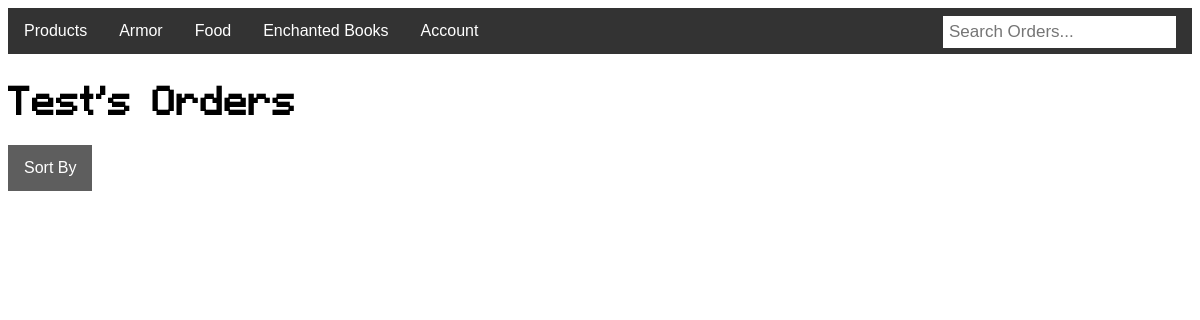
/orders (signed in), run on an earlier commit of the app's database.
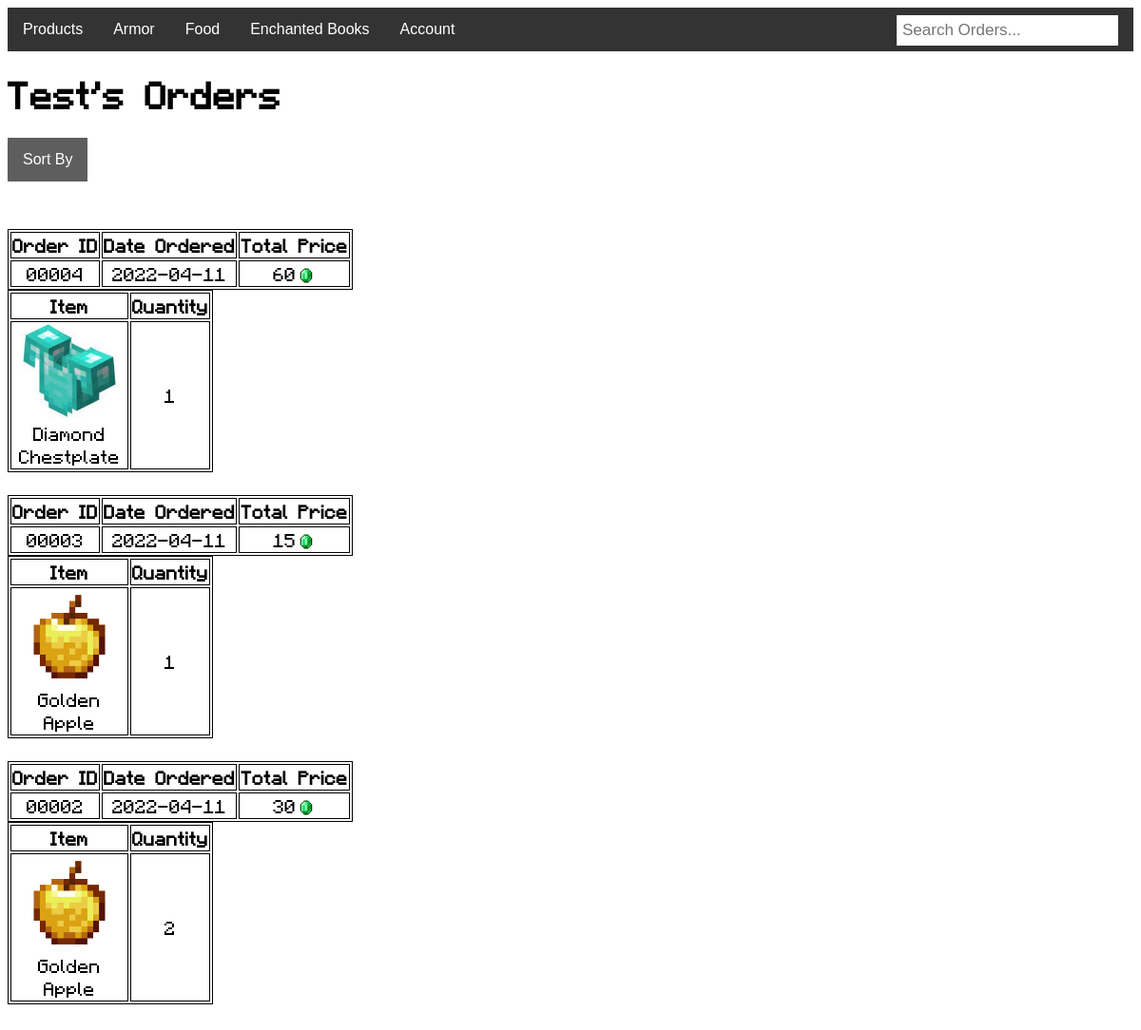
And on a later commit of the database.
### tables this page shows
CREATE TABLE orders (
  order_id            char(9) not null,
  customer_email      varchar(50) not null,
  date_ordered        date not null,
  time_ordered        time not null,
  total               decimal(10,2) not null,
  primary key (order_id),
  foreign key (customer_email) references users(email)
);

CREATE TABLE order_item (
  order_item_id      char(9) not null,
  customer_email      varchar(50) not null,
  date_ordered        date not null,
  product_id          varchar(32) not null,
  order_id            char(9) not null,
  quantity            int(5) not null,
  primary key (order_item_id),
  foreign key (customer_email) references orders(customer_email),
  foreign key (date_ordered) references orders(date_ordered),
  foreign key (product_id) references product(id),
  foreign key (order_id) references orders(order_id)
);

CREATE TABLE product (
  id           char(9) not null,
  name         varchar(50) not null,
  description  varchar(100) not null,
  price        decimal(10,2) not null,
  stock        int(5) not null,
  category     varchar(50) not null,
  primary key (id),
  foreign key (category) references category(name)
);

### main.py (the view)
@app.route('/orders', methods=['GET', 'POST'])
def orders():
  connection = sqlite3.connect("myDatabase.db")
  connection.row_factory = sqlite3.Row
  cursor = connection.cursor()
  cursor.execute("SELECT * FROM orders WHERE customer_email = ? ORDER BY orders.time_ordered DESC", (session['email'],))
  orders = cursor.fetchall()
  cursor.execute("SELECT order_item.order_item_id, order_item.order_id, product.name, order_item.quantity, product.category, product.id FROM order_item CROSS JOIN orders ON order_item.order_id = orders.order_id CROSS JOIN product ON order_item.product_id = product.id WHERE order_item.customer_email = ?", (session['email'],))
  order_items = cursor.fetchall()
  return render_template("orders.html", orders = orders, order_items = order_items)

### templates/orders.html (shortened to what this page needs)
<!DOCTYPE html>
<head>
  <link href="../static/home.css" rel="stylesheet" type="text/css" />
</head>
  <body>
    <div class="navbar">
      <a href="/">Products</a>
      <a href="category_Armor">Armor</a>
      <a href="category_Food">Food</a>
      <a href="category_Enchanted Books">Enchanted Books</a>
      <div class="dropdown">
        <button class="dropbtn">Account</button>
      </div>
      <form style="display:inline;float:right" method="GET" action="/order-search">
        <input placeholder="Search Orders..." type="text" name="orderquery">
      </form>
    </div>
    {% if "email" in session %}
    <h1>{{session['fname']}}'s Orders</h1>
    {% endif %}
    <div class="order-dropdown">
      <button class="order-dropbtn">Sort By</button>
    </div>
    <br>
    <br>
    <br>
    <br>
    {% for order in orders %}
      <table>
        <tr>
          <th>Order ID</th>
          <th>Date Ordered</th>
          <th>Total Price</th>
        </tr>
         <tr>
          <td style="text-align:center"> {{order['order_id']}}</td>
          <td style="text-align:center"> {{order['date_ordered']}}</td>
          <td style="text-align:center"> {{order['total']}}<img src="/static/images/Emerald.jpg" style="width:20px;height:20px;margin-bottom:-4px"></td>
         </tr>
        </table>
          <table>
            <tr>
              <th>Item</th>
              <th>Quantity</th>
            </tr>
            {% for order_item in order_items %}
              {% if order_item['order_id'] == order['order_id'] %}
                <tr>
                    <td>
                      <div class="item">
                      <img src="/static/images/{{order_item['id']}}.jpg" style="width:100px;height:100px;">
                      <span>{{order_item['name']}}</span>
                      </div>
                    </td>
                  <td style="text-align:center"> {{order_item['quantity']}}</td>
                </tr>
              {% endif %}
            {% endfor %}
          </table>
    <br>
    {% endfor %}
  </body>
</html>

### static/home.css (style rules this page uses)
table, th, td { border:1px solid black; }
div.item { vertical-align: top; display: inline-block; text-align: center; width: 120px; }
.navbar { overflow: hidden; background-color: #333; font-family: Arial; }
.navbar a { float: left; font-size: 16px; color: white; text-align: center; padding: 14px 16px; text-decoration: none; }
.dropdown { float: left; overflow: hidden; }
.dropdown .dropbtn { font-size: 16px; border: none; outline: none; color: white; padding: 14px 16px; background-color: inherit; }
.navbar input[type=text] { float: right; padding: 6px; border: none; margin-top: 8px; margin-right: 16px; font-size: 17px; }
.order-dropdown { float: left; overflow: hidden; }
.order-dropdown .order-dropbtn { font-size: 16px; border: none; outline: none; color: white; padding: 14px 16px; background-color: #5e5e5e; }
body { font-family: Minecraftia; }
h1 { font-family: Minecraftia; }

What changed in the data, as far as the page shows it:
added orders: order_id "00004", date_ordered "2022-04-11", total "60"
added order_item: id (picture), name "Diamond Chestplate", quantity "1", shown under "00004"
added orders: order_id "00003", date_ordered "2022-04-11", total "15"
added order_item: id (picture), name "Golden Apple", quantity "1", shown under "00003"
added orders: order_id "00002", date_ordered "2022-04-11", total "30"
added order_item: id (picture), name "Golden Apple", quantity "2", shown under "00002"
